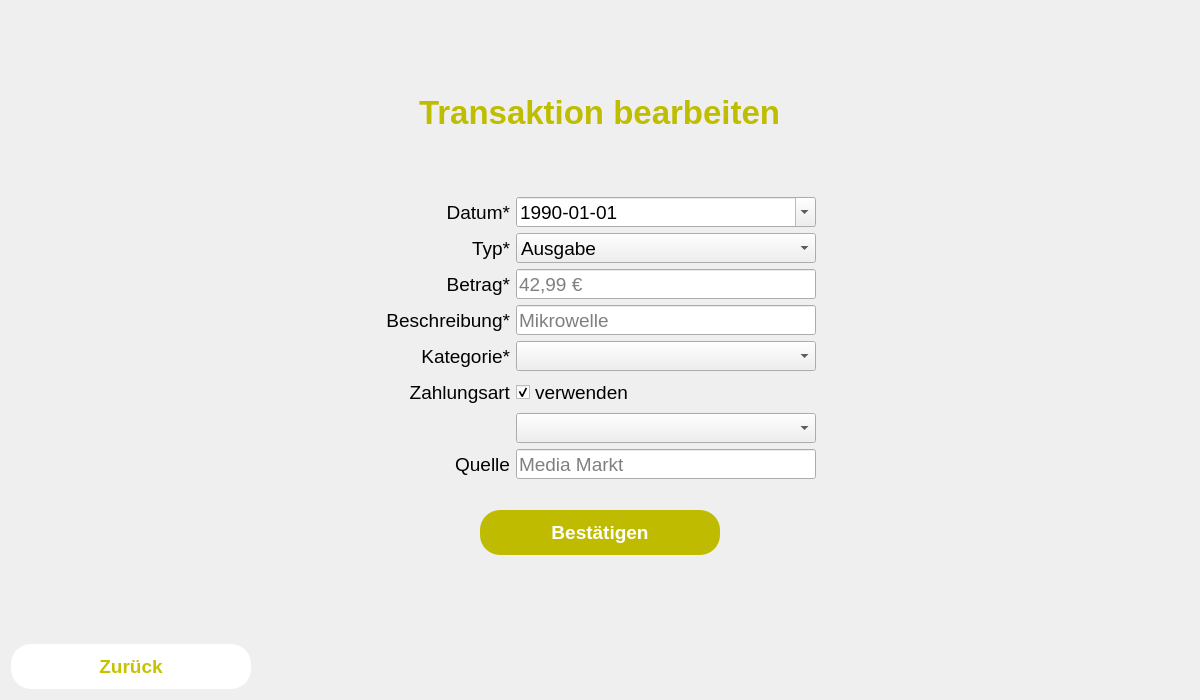
<?xml version="1.0" encoding="UTF-8"?>
<ui version="4.0">
 <class>ChangeTransactionView</class>
 <widget class="QWidget" name="ChangeTransactionView">
  <property name="geometry">
   <rect>
    <x>0</x>
    <y>0</y>
    <width>1200</width>
    <height>700</height>
   </rect>
  </property>
  <property name="windowTitle">
   <string>meinHaushalt</string>
  </property>
  <layout class="QVBoxLayout" name="verticalLayout_4">
   <item>
    <layout class="QVBoxLayout" name="verticalLayout_3">
     <item>
      <spacer name="verticalSpacer">
       <property name="orientation">
        <enum>Qt::Vertical</enum>
       </property>
       <property name="sizeHint" stdset="0">
        <size>
         <width>20</width>
         <height>40</height>
        </size>
       </property>
      </spacer>
     </item>
     <item>
      <layout class="QHBoxLayout" name="horizontalLayout_2">
       <item>
        <spacer name="horizontalSpacer_4">
         <property name="orientation">
          <enum>Qt::Horizontal</enum>
         </property>
         <property name="sizeHint" stdset="0">
          <size>
           <width>40</width>
           <height>20</height>
          </size>
         </property>
        </spacer>
       </item>
       <item>
        <widget class="QLabel" name="label">
         <property name="font">
          <font>
           <pointsize>25</pointsize>
           <weight>75</weight>
           <bold>true</bold>
          </font>
         </property>
         <property name="styleSheet">
          <string notr="true">QLabel {
color: rgb(191, 189, 0)
}</string>
         </property>
         <property name="text">
          <string>Transaktion bearbeiten</string>
         </property>
        </widget>
       </item>
       <item>
        <spacer name="horizontalSpacer_3">
         <property name="orientation">
          <enum>Qt::Horizontal</enum>
         </property>
         <property name="sizeHint" stdset="0">
          <size>
           <width>40</width>
           <height>20</height>
          </size>
         </property>
        </spacer>
       </item>
      </layout>
     </item>
     <item>
      <layout class="QHBoxLayout" name="horizontalLayout">
       <property name="topMargin">
        <number>60</number>
       </property>
       <item>
        <spacer name="horizontalSpacer">
         <property name="orientation">
          <enum>Qt::Horizontal</enum>
         </property>
         <property name="sizeHint" stdset="0">
          <size>
           <width>40</width>
           <height>20</height>
          </size>
         </property>
        </spacer>
       </item>
       <item>
        <layout class="QVBoxLayout" name="verticalLayout">
         <property name="spacing">
          <number>6</number>
         </property>
         <property name="bottomMargin">
          <number>0</number>
         </property>
         <item>
          <widget class="QLabel" name="label_4">
           <property name="font">
            <font>
             <pointsize>14</pointsize>
            </font>
           </property>
           <property name="text">
            <string>Datum*</string>
           </property>
           <property name="alignment">
            <set>Qt::AlignRight|Qt::AlignTrailing|Qt::AlignVCenter</set>
           </property>
          </widget>
         </item>
         <item>
          <widget class="QLabel" name="label_5">
           <property name="font">
            <font>
             <pointsize>14</pointsize>
            </font>
           </property>
           <property name="text">
            <string>Typ*</string>
           </property>
           <property name="alignment">
            <set>Qt::AlignRight|Qt::AlignTrailing|Qt::AlignVCenter</set>
           </property>
          </widget>
         </item>
         <item>
          <widget class="QLabel" name="label_2">
           <property name="font">
            <font>
             <pointsize>14</pointsize>
            </font>
           </property>
           <property name="text">
            <string>Betrag*</string>
           </property>
           <property name="alignment">
            <set>Qt::AlignRight|Qt::AlignTrailing|Qt::AlignVCenter</set>
           </property>
          </widget>
         </item>
         <item>
          <widget class="QLabel" name="label_6">
           <property name="font">
            <font>
             <pointsize>14</pointsize>
            </font>
           </property>
           <property name="text">
            <string>Beschreibung*</string>
           </property>
           <property name="alignment">
            <set>Qt::AlignRight|Qt::AlignTrailing|Qt::AlignVCenter</set>
           </property>
          </widget>
         </item>
         <item>
          <widget class="QLabel" name="label_8">
           <property name="font">
            <font>
             <pointsize>14</pointsize>
            </font>
           </property>
           <property name="text">
            <string>Kategorie*</string>
           </property>
           <property name="alignment">
            <set>Qt::AlignRight|Qt::AlignTrailing|Qt::AlignVCenter</set>
           </property>
          </widget>
         </item>
         <item>
          <widget class="QLabel" name="label_3">
           <property name="font">
            <font>
             <pointsize>14</pointsize>
            </font>
           </property>
           <property name="text">
            <string>Zahlungsart</string>
           </property>
           <property name="alignment">
            <set>Qt::AlignRight|Qt::AlignTrailing|Qt::AlignVCenter</set>
           </property>
          </widget>
         </item>
         <item>
          <widget class="QLabel" name="label_10">
           <property name="font">
            <font>
             <pointsize>14</pointsize>
            </font>
           </property>
           <property name="text">
            <string/>
           </property>
           <property name="alignment">
            <set>Qt::AlignRight|Qt::AlignTrailing|Qt::AlignVCenter</set>
           </property>
          </widget>
         </item>
         <item>
          <widget class="QLabel" name="label_9">
           <property name="font">
            <font>
             <pointsize>14</pointsize>
            </font>
           </property>
           <property name="text">
            <string>Quelle</string>
           </property>
           <property name="alignment">
            <set>Qt::AlignRight|Qt::AlignTrailing|Qt::AlignVCenter</set>
           </property>
          </widget>
         </item>
        </layout>
       </item>
       <item>
        <layout class="QVBoxLayout" name="verticalLayout_2">
         <property name="spacing">
          <number>6</number>
         </property>
         <item>
          <widget class="QDateEdit" name="transactionDate">
           <property name="sizePolicy">
            <sizepolicy hsizetype="Expanding" vsizetype="Fixed">
             <horstretch>0</horstretch>
             <verstretch>0</verstretch>
            </sizepolicy>
           </property>
           <property name="minimumSize">
            <size>
             <width>300</width>
             <height>30</height>
            </size>
           </property>
           <property name="maximumSize">
            <size>
             <width>300</width>
             <height>30</height>
            </size>
           </property>
           <property name="font">
            <font>
             <pointsize>14</pointsize>
            </font>
           </property>
           <property name="dateTime">
            <datetime>
             <hour>0</hour>
             <minute>0</minute>
             <second>0</second>
             <year>1990</year>
             <month>1</month>
             <day>1</day>
            </datetime>
           </property>
           <property name="displayFormat">
            <string>yyyy-MM-dd</string>
           </property>
           <property name="calendarPopup">
            <bool>true</bool>
           </property>
          </widget>
         </item>
         <item>
          <widget class="QComboBox" name="typeComboBox">
           <property name="minimumSize">
            <size>
             <width>300</width>
             <height>30</height>
            </size>
           </property>
           <property name="maximumSize">
            <size>
             <width>300</width>
             <height>30</height>
            </size>
           </property>
           <property name="font">
            <font>
             <pointsize>14</pointsize>
            </font>
           </property>
           <property name="styleSheet">
            <string notr="true">QComboBox:focus {
	outline: none;
}</string>
           </property>
           <property name="currentText">
            <string>Ausgabe</string>
           </property>
           <item>
            <property name="text">
             <string>Ausgabe</string>
            </property>
           </item>
           <item>
            <property name="text">
             <string>Einnahme</string>
            </property>
           </item>
          </widget>
         </item>
         <item>
          <widget class="QLineEdit" name="amountLine">
           <property name="minimumSize">
            <size>
             <width>300</width>
             <height>30</height>
            </size>
           </property>
           <property name="maximumSize">
            <size>
             <width>300</width>
             <height>30</height>
            </size>
           </property>
           <property name="font">
            <font>
             <pointsize>14</pointsize>
             <weight>50</weight>
             <bold>false</bold>
            </font>
           </property>
           <property name="maxLength">
            <number>100</number>
           </property>
           <property name="frame">
            <bool>true</bool>
           </property>
           <property name="echoMode">
            <enum>QLineEdit::Normal</enum>
           </property>
           <property name="placeholderText">
            <string>42,99 €</string>
           </property>
          </widget>
         </item>
         <item>
          <widget class="QLineEdit" name="descriptionLine">
           <property name="minimumSize">
            <size>
             <width>300</width>
             <height>30</height>
            </size>
           </property>
           <property name="maximumSize">
            <size>
             <width>300</width>
             <height>30</height>
            </size>
           </property>
           <property name="font">
            <font>
             <pointsize>14</pointsize>
             <weight>50</weight>
             <bold>false</bold>
            </font>
           </property>
           <property name="maxLength">
            <number>100</number>
           </property>
           <property name="frame">
            <bool>true</bool>
           </property>
           <property name="echoMode">
            <enum>QLineEdit::Normal</enum>
           </property>
           <property name="placeholderText">
            <string>Mikrowelle</string>
           </property>
          </widget>
         </item>
         <item>
          <widget class="QComboBox" name="categoryComboBox">
           <property name="minimumSize">
            <size>
             <width>300</width>
             <height>30</height>
            </size>
           </property>
           <property name="maximumSize">
            <size>
             <width>300</width>
             <height>30</height>
            </size>
           </property>
           <property name="font">
            <font>
             <pointsize>14</pointsize>
            </font>
           </property>
           <property name="styleSheet">
            <string notr="true">QComboBox:focus {
	outline: none;
}</string>
           </property>
          </widget>
         </item>
         <item>
          <widget class="QCheckBox" name="checkBox">
           <property name="sizePolicy">
            <sizepolicy hsizetype="Minimum" vsizetype="Fixed">
             <horstretch>0</horstretch>
             <verstretch>0</verstretch>
            </sizepolicy>
           </property>
           <property name="minimumSize">
            <size>
             <width>300</width>
             <height>30</height>
            </size>
           </property>
           <property name="maximumSize">
            <size>
             <width>300</width>
             <height>30</height>
            </size>
           </property>
           <property name="font">
            <font>
             <pointsize>14</pointsize>
            </font>
           </property>
           <property name="text">
            <string>verwenden</string>
           </property>
           <property name="checked">
            <bool>true</bool>
           </property>
          </widget>
         </item>
         <item>
          <widget class="QComboBox" name="payoptionComboBox">
           <property name="minimumSize">
            <size>
             <width>300</width>
             <height>30</height>
            </size>
           </property>
           <property name="maximumSize">
            <size>
             <width>300</width>
             <height>30</height>
            </size>
           </property>
           <property name="font">
            <font>
             <pointsize>14</pointsize>
            </font>
           </property>
           <property name="styleSheet">
            <string notr="true">QComboBox:focus {
	outline: none;
}</string>
           </property>
          </widget>
         </item>
         <item>
          <widget class="QLineEdit" name="sourceLine">
           <property name="minimumSize">
            <size>
             <width>300</width>
             <height>30</height>
            </size>
           </property>
           <property name="maximumSize">
            <size>
             <width>300</width>
             <height>30</height>
            </size>
           </property>
           <property name="font">
            <font>
             <pointsize>14</pointsize>
             <weight>50</weight>
             <bold>false</bold>
            </font>
           </property>
           <property name="maxLength">
            <number>100</number>
           </property>
           <property name="frame">
            <bool>true</bool>
           </property>
           <property name="echoMode">
            <enum>QLineEdit::Normal</enum>
           </property>
           <property name="placeholderText">
            <string>Media Markt</string>
           </property>
          </widget>
         </item>
        </layout>
       </item>
       <item>
        <spacer name="horizontalSpacer_2">
         <property name="orientation">
          <enum>Qt::Horizontal</enum>
         </property>
         <property name="sizeHint" stdset="0">
          <size>
           <width>40</width>
           <height>20</height>
          </size>
         </property>
        </spacer>
       </item>
      </layout>
     </item>
     <item>
      <layout class="QHBoxLayout" name="horizontalLayout_3">
       <property name="spacing">
        <number>6</number>
       </property>
       <property name="topMargin">
        <number>25</number>
       </property>
       <item>
        <spacer name="horizontalSpacer_5">
         <property name="orientation">
          <enum>Qt::Horizontal</enum>
         </property>
         <property name="sizeHint" stdset="0">
          <size>
           <width>40</width>
           <height>20</height>
          </size>
         </property>
        </spacer>
       </item>
       <item>
        <widget class="QPushButton" name="ConfirmButton">
         <property name="minimumSize">
          <size>
           <width>240</width>
           <height>45</height>
          </size>
         </property>
         <property name="maximumSize">
          <size>
           <width>240</width>
           <height>45</height>
          </size>
         </property>
         <property name="font">
          <font>
           <pointsize>14</pointsize>
           <weight>75</weight>
           <bold>true</bold>
          </font>
         </property>
         <property name="cursor">
          <cursorShape>PointingHandCursor</cursorShape>
         </property>
         <property name="styleSheet">
          <string notr="true">QPushButton {
color: white;
background-color: rgb(191, 187, 0); 
border-radius: 20px;
border-style: outset;
padding: 10px;
}

QPushButton:disabled {

}

QPushButton:hover {
background: qradialgradient(
cx: 0.3, cy: -0.4, fx: 0.3, fy: -0.4,
radius: 1.35, stop: 0 #fff, stop: 1 rgb(193, 189, 0)
);
}

QPushButton:pressed {
border-style: inset;
background: qradialgradient(
cx: 0.4, cy: -0.1, fx: 0.4, fy: -0.1,
radius: 1.35, stop: 0 #fff, stop: 1 #ddd
);
}

QPushButton:focus {
	border: none;
	outline: none;
}</string>
         </property>
         <property name="text">
          <string>Bestätigen</string>
         </property>
        </widget>
       </item>
       <item>
        <spacer name="horizontalSpacer_6">
         <property name="orientation">
          <enum>Qt::Horizontal</enum>
         </property>
         <property name="sizeHint" stdset="0">
          <size>
           <width>40</width>
           <height>20</height>
          </size>
         </property>
        </spacer>
       </item>
      </layout>
     </item>
     <item>
      <spacer name="verticalSpacer_2">
       <property name="orientation">
        <enum>Qt::Vertical</enum>
       </property>
       <property name="sizeHint" stdset="0">
        <size>
         <width>20</width>
         <height>40</height>
        </size>
       </property>
      </spacer>
     </item>
     <item>
      <layout class="QHBoxLayout" name="horizontalLayout_4">
       <item>
        <widget class="QPushButton" name="BackButton">
         <property name="minimumSize">
          <size>
           <width>240</width>
           <height>45</height>
          </size>
         </property>
         <property name="maximumSize">
          <size>
           <width>240</width>
           <height>45</height>
          </size>
         </property>
         <property name="font">
          <font>
           <pointsize>14</pointsize>
           <weight>75</weight>
           <bold>true</bold>
          </font>
         </property>
         <property name="cursor">
          <cursorShape>PointingHandCursor</cursorShape>
         </property>
         <property name="styleSheet">
          <string notr="true">QPushButton {
color: rgb(197, 194, 0);
background-color: white; 
border-radius: 20px;
border-style: outset;
padding: 10px;
}

QPushButton:disabled {

}

QPushButton:hover {
background: qradialgradient(
cx: 0.3, cy: -0.4, fx: 0.3, fy: -0.4,
radius: 1.35, stop: 0 #fff, stop: 1 grey
);
}

QPushButton:pressed {
border-style: inset;
background: qradialgradient(
cx: 0.4, cy: -0.1, fx: 0.4, fy: -0.1,
radius: 1.35, stop: 0 #fff, stop: 1 #ddd
);
}

QPushButton:focus {
	border: none;
	outline: none;
}</string>
         </property>
         <property name="text">
          <string>Zurück</string>
         </property>
        </widget>
       </item>
       <item>
        <spacer name="horizontalSpacer_7">
         <property name="orientation">
          <enum>Qt::Horizontal</enum>
         </property>
         <property name="sizeHint" stdset="0">
          <size>
           <width>40</width>
           <height>20</height>
          </size>
         </property>
        </spacer>
       </item>
      </layout>
     </item>
    </layout>
   </item>
  </layout>
 </widget>
 <resources/>
 <connections/>
</ui>
